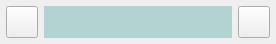
<?xml version="1.0" encoding="UTF-8"?>
<ui version="4.0">
 <class>CommandListItem</class>
 <widget class="QWidget" name="CommandListItem">
  <property name="geometry">
   <rect>
    <x>0</x>
    <y>0</y>
    <width>276</width>
    <height>44</height>
   </rect>
  </property>
  <property name="minimumSize">
   <size>
    <width>276</width>
    <height>0</height>
   </size>
  </property>
  <property name="maximumSize">
   <size>
    <width>276</width>
    <height>16777215</height>
   </size>
  </property>
  <property name="windowTitle">
   <string>Form</string>
  </property>
  <layout class="QGridLayout" name="gridLayout">
   <property name="leftMargin">
    <number>6</number>
   </property>
   <property name="topMargin">
    <number>6</number>
   </property>
   <property name="rightMargin">
    <number>6</number>
   </property>
   <property name="bottomMargin">
    <number>6</number>
   </property>
   <property name="spacing">
    <number>6</number>
   </property>
   <item row="0" column="0">
    <widget class="QPushButton" name="delete_button">
     <property name="minimumSize">
      <size>
       <width>32</width>
       <height>32</height>
      </size>
     </property>
     <property name="maximumSize">
      <size>
       <width>32</width>
       <height>32</height>
      </size>
     </property>
     <property name="text">
      <string/>
     </property>
     <property name="icon">
      <iconset resource="res/res.qrc">
       <normaloff>:/icons/icon/delete.png</normaloff>:/icons/icon/delete.png</iconset>
     </property>
    </widget>
   </item>
   <item row="0" column="2">
    <widget class="QLabel" name="command_label">
     <property name="sizePolicy">
      <sizepolicy hsizetype="Expanding" vsizetype="Preferred">
       <horstretch>0</horstretch>
       <verstretch>0</verstretch>
      </sizepolicy>
     </property>
     <property name="styleSheet">
      <string notr="true">background: rgba(0,128,128,64);</string>
     </property>
     <property name="text">
      <string/>
     </property>
     <property name="alignment">
      <set>Qt::AlignCenter</set>
     </property>
     <property name="wordWrap">
      <bool>false</bool>
     </property>
    </widget>
   </item>
   <item row="0" column="3">
    <widget class="QPushButton" name="send_button">
     <property name="minimumSize">
      <size>
       <width>32</width>
       <height>32</height>
      </size>
     </property>
     <property name="maximumSize">
      <size>
       <width>32</width>
       <height>32</height>
      </size>
     </property>
     <property name="text">
      <string/>
     </property>
     <property name="icon">
      <iconset resource="res/res.qrc">
       <normaloff>:/icons/icon/send.png</normaloff>:/icons/icon/send.png</iconset>
     </property>
     <property name="iconSize">
      <size>
       <width>24</width>
       <height>24</height>
      </size>
     </property>
    </widget>
   </item>
  </layout>
 </widget>
 <resources>
  <include location="res/res.qrc"/>
 </resources>
 <connections/>
</ui>
